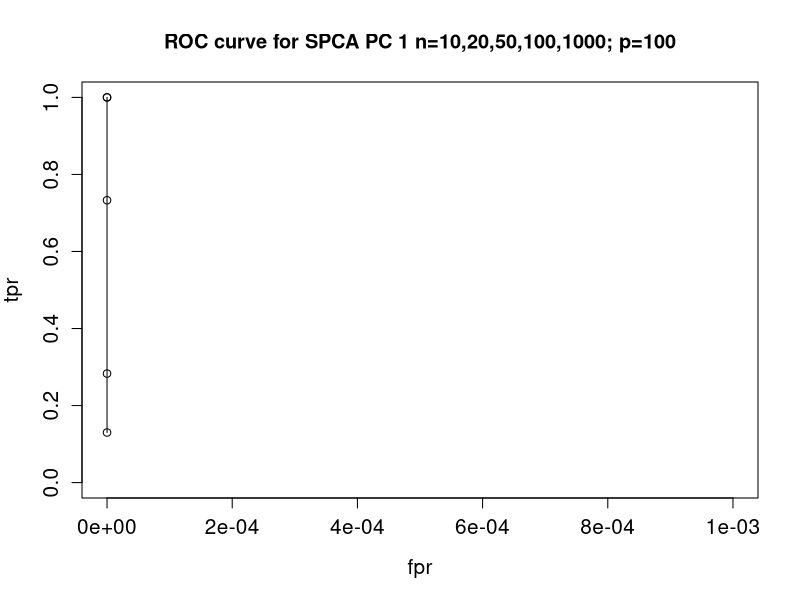
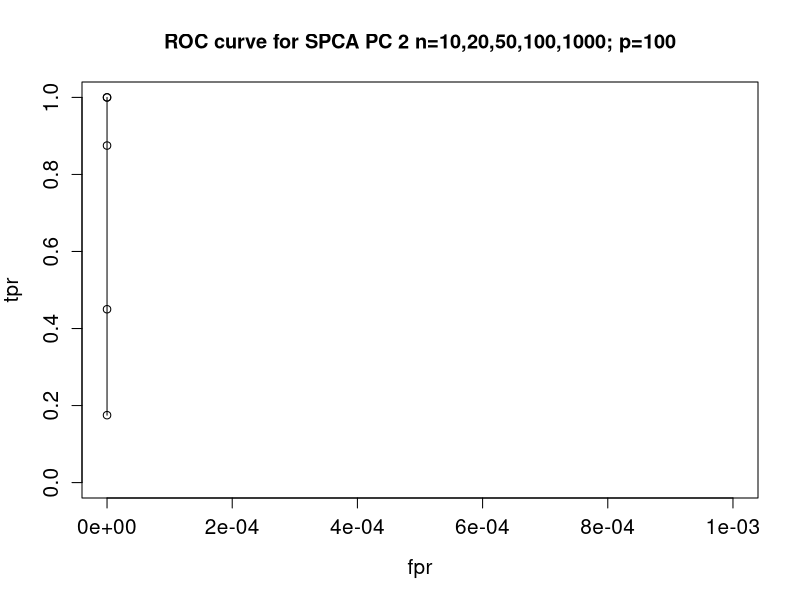

These charts were generated, in order, by the following R code:

tpr = matrix(c(0.13,0.175,0.283,0.45,0.733,0.875,1,1,1,1),2,5)
print("tpr")
print(tpr)

fpr = matrix(0,2,5)
print("fpr")
print(fpr)

for (j in 1:2) {
	dev.new()
	plot(fpr[j,], tpr[j,], cex=1, pch=16, type="l", xlim=c(0,0.001), ylim=c(0,1), xlab ="fpr", ylab="tpr", main=paste("ROC curve for SPCA PC ",j," n=10,20,50,100,1000; p=100",sep=""), cex.lab=1.25, cex.axis=1.25)
	points(fpr[j,],tpr[j,])
}	


